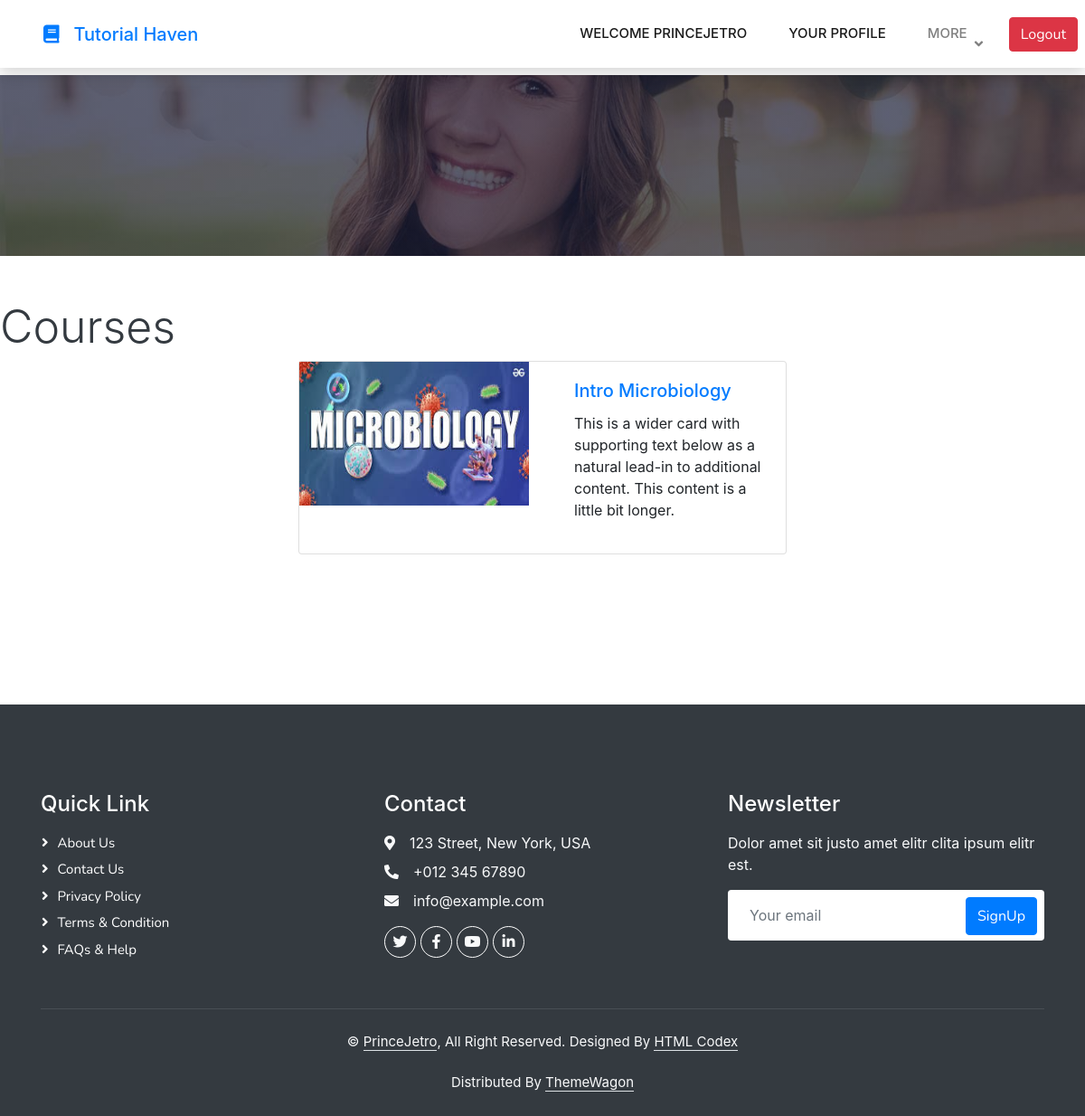
The app's page /courses/ (signed in) with its own data.
### main/models.py (models this page shows, shortened)
class Course(models.Model):
    name = models.CharField(max_length=255)
    departments = models.ManyToManyField(Department, related_name='courses')  # Updated to ManyToManyField
    image = models.ImageField(upload_to="uploaded_image", null=True)

### main/views.py (the view)
# urls.py: path('courses/', views.list_all_courses, name='course'),
@login_required
def list_all_courses(request):
    all_courses = Course.objects.all()
    return render(request, 'list_courses.html', {'courses': all_courses})

### templates/list_courses.html (shortened to what this page needs)
{% extends "base.html" %}
{% block content %}
<div class="container-fluid bg-primary py-5 mb-5 page-header">
    <div class="container py-5">
        <div class="row justify-content-center">
            <div class="col-lg-10 text-center">
            </div>
        </div>
    </div>
</div>
<div class="d-flex">
  <div class="overflow-auto" style="height: 400px; width:100%;">
    <h1 class="display-3 text-dark animated slideInDown" style="font-size: 50px">Courses</h1>
    <div class="card m-2 m-auto" style="max-width: 540px; margin: auto">
    {% for course in courses %}
        <div class="row g-0">
            <div class="col">
                <img src={{course.image.url}} class="img-fluid rounded-start" style="height: 75%; " />
            </div>
            <div class="col">
                <div class="card-body">
                    <h5 class="card-title"><a href="{% url 'course_detail' course.name %}">{{ course.name }}</a></h5>
                    <p class="card-text">
                        This is a wider card with supporting text below as a natural lead-in to additional content. This content is a little bit longer.
                    </p>
                </div>
            </div>
        </div>
    {% endfor %}
</div>
  </div>
</div>
{% endblock %}

### templates/base.html (shortened to what this page needs)
{% load static %}
<!DOCTYPE html>
<html lang="en">
<head>
    <link href="https://cdnjs.cloudflare.com/ajax/libs/font-awesome/5.10.0/css/all.min.css" rel="stylesheet">
    <link href="https://cdn.jsdelivr.net/npm/bootstrap-icons@1.4.1/font/bootstrap-icons.css" rel="stylesheet">
    <link href="{% static 'lib/animate/animate.min.css' %}" rel="stylesheet">
    <link href="{% static 'lib/owlcarousel/assets/owl.carousel.min.css' %}" rel="stylesheet">
    <link href="{% static 'css/bootstrap.min.css' %}" rel="stylesheet">
    <link href="{% static 'css/style.css' %}" rel="stylesheet">
    <link rel="stylesheet" href="https://cdn.jsdelivr.net/npm/bootstrap@4.0.0/dist/css/bootstrap.min.css">
</head>
<body>
  <nav class="navbar navbar-expand-lg bg-white navbar-light shadow sticky-top p-0">
      <a href="{% url 'home' %}" class="navbar-brand d-flex align-items-center px-4 px-sm-5">
          <h5 class="m-0 text-primary"><i class="fa fa-book me-3"></i>Tutorial Haven</h5>
      </a>
      <div class="collapse navbar-collapse" id="navbarCollapse">
          <div class="navbar-nav ms-auto p-4 p-lg-0">
            {% if request.user.is_authenticated %}
            <a href="{% url 'myprofile' %}" class="nav-item nav-link active">Welcome {{request.user.username}}</a>
            <a href="{% url 'myprofile' %}" class="nav-item nav-link active">Your Profile</a>
            {% else %}
            <a href="{% url 'login'  %}" class="nav-item nav-link active">Login</a>
            <a href="{% url 'register'  %}" class="nav-item nav-link active">Register</a>
            {% endif %}
            {% if request.user.is_authenticated %}
            <div class="nav-item dropdown" >
                <a href="#" class="nav-link dropdown-toggle" data-bs-toggle="dropdown">More</a>
            </div>
            <form method="POST" action="{% url 'logout' %}" class="mr-2" style="display:flex; justify-content:center; align-items:center;height:auto;">
              <button type="submit" class="btn btn-danger m-auto">Logout</button>
          </form>
            {% endif %}
          </div>
      </div>
  </nav>
    {% block content %}
    {% endblock %}
<div class="container-fluid bg-dark text-light footer pt-5 mt-5 wow fadeIn" data-wow-delay="0.1s">
    <div class="container py-5">
        <div class="row g-5">
            <div class="col-lg-4 col-md-6">
                <h4 class="text-white mb-3">Quick Link</h4>
                <a class="btn btn-link" href="">About Us</a>
                <a class="btn btn-link" href="">Contact Us</a>
                <a class="btn btn-link" href="">Privacy Policy</a>
                <a class="btn btn-link" href="">Terms & Condition</a>
                <a class="btn btn-link" href="">FAQs & Help</a>
            </div>
            <div class="col-lg-4 col-md-6">
                <h4 class="text-white mb-3">Contact</h4>
                <p class="mb-2"><i class="fa fa-map-marker-alt me-3"></i>123 Street, New York, USA</p>
                <p class="mb-2"><i class="fa fa-phone-alt me-3"></i>+012 345 67890</p>
                <p class="mb-2"><i class="fa fa-envelope me-3"></i>info@example.com</p>
                <div class="d-flex pt-2">
                    <a class="btn btn-outline-light btn-social" href=""><i class="fab fa-twitter"></i></a>
                    <a class="btn btn-outline-light btn-social" href=""><i class="fab fa-facebook-f"></i></a>
                    <a class="btn btn-outline-light btn-social" href=""><i class="fab fa-youtube"></i></a>
                    <a class="btn btn-outline-light btn-social" href=""><i class="fab fa-linkedin-in"></i></a>
                </div>
            </div>
            <div class="col-lg-4 col-md-6">
                <h4 class="text-white mb-3">Newsletter</h4>
                <p>Dolor amet sit justo amet elitr clita ipsum elitr est.</p>
                <div class="position-relative mx-auto" style="max-width: 400px;">
                    <input class="form-control border-0 w-100 py-3 ps-4 pe-5" type="text" placeholder="Your email">
                    <button type="button" class="btn btn-primary py-2 position-absolute top-0 end-0 mt-2 me-2">SignUp</button>
                </div>
            </div>
        </div>
    </div>
    <div class="container">
        <div class="copyright">
            <div class="row">
                <div class="col-md-12 text-center text-md-start mb-3 mb-md-0">
                    &copy; <a class="border-bottom" href="https://princejetro.vercel.app" target="_blank">PrinceJetro</a>, All Right Reserved.
                    Designed By <a class="border-bottom" href="https://htmlcodex.com" target="_blank">HTML Codex</a><br><br>
                    Distributed By <a class="border-bottom" href="https://themewagon.com" target="_blank">ThemeWagon</a>
                </div>
            </div>
        </div>
    </div>
</div>
</body>
</html>

### static/css/style.css (style rules this page uses)
:root { --primary: #06BBCC; --light: #F0FBFC; --dark: #181d38; }
.btn { font-family: 'Nunito', sans-serif; font-weight: 600; transition: .5s; }
.btn.btn-primary, .btn.btn-secondary { color: #FFFFFF; }
.navbar .dropdown-toggle::after { border: none; content: "\f107"; font-family: "Font Awesome 5 Free"; font-weight: 900; vertical-align: middle; margin-left: 8px; }
.navbar-light .navbar-nav .nav-link { margin-right: 30px; padding: 25px 0; color: #FFFFFF; font-size: 15px; text-transform: uppercase; outline: none; }
.navbar-light .navbar-nav .nav-link:hover, .navbar-light .navbar-nav .nav-link.active { color: var(--primary); }
.navbar-light .navbar-brand, .navbar-light a.btn { height: 75px; }
.navbar-light .navbar-nav .nav-link { color: var(--dark); font-weight: 500; }
.navbar-light.sticky-top { top: -100px; transition: .5s; }
.page-header { background: linear-gradient(rgba(24, 29, 56, .7), rgba(24, 29, 56, .7)), url(../img/carousel-1.jpg); background-position: center center; background-repeat: no-repeat; background-size: cover; }
.footer .btn.btn-social { margin-right: 5px; width: 35px; height: 35px; display: flex; align-items: center; justify-content: center; color: var(--light); font-weight: normal; border: 1px solid #FFFFFF; border-radius: 35px; transition: .3s; }
.footer .btn.btn-link { display: block; margin-bottom: 5px; padding: 0; text-align: left; color: #FFFFFF; font-size: 15px; font-weight: normal; text-transform: capitalize; transition: .3s; }
.footer .btn.btn-link::before { position: relative; content: "\f105"; font-family: "Font Awesome 5 Free"; font-weight: 900; margin-right: 10px; }
.footer .copyright { padding: 25px 0; font-size: 15px; border-top: 1px solid rgba(256, 256, 256, .1); }
.footer .copyright a { color: var(--light); }

### records on screen
Course: image (picture), name "Intro Microbiology"

### other values on screen
{{ request.user.username }} "PRINCEJETRO"
